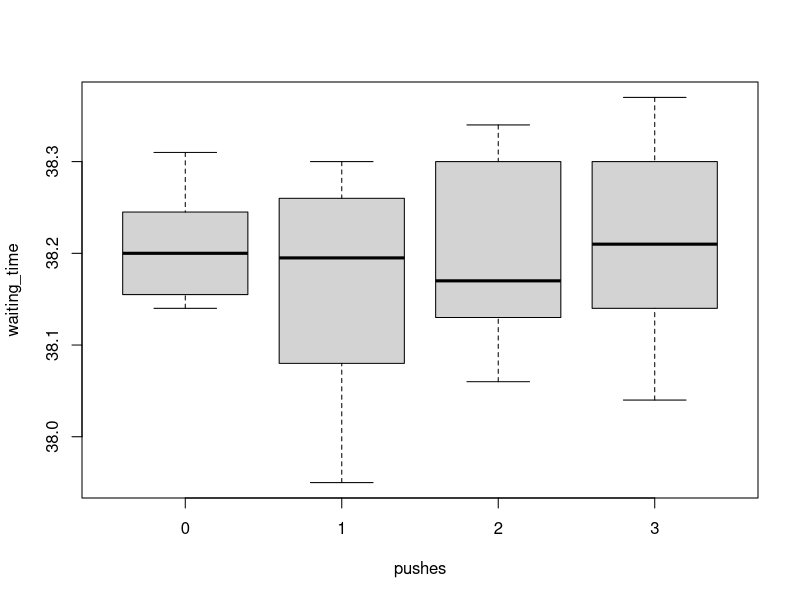

Here is the R script that generated this plot:
push_dat <- data.frame(
  pushes = c(
    rep(0, 7),
    rep(1, 10),
    rep(2, 10),
    rep(3, 5)
  ),
  waiting_time = c(
    38.14, 38.20, 38.31, 38.14, 38.29, 38.17, 38.20,
    38.28, 38.17, 38.08, 38.25, 38.18, 38.03, 37.95, 38.26, 38.30, 38.21,
    38.17, 38.13, 38.16, 38.30, 38.34, 38.34, 38.17, 38.18, 38.09, 38.06,
    38.14, 38.30, 38.21, 38.04, 38.37
  )
)
push_dat$pushes <- as.factor(push_dat$pushes)

# part a: ANOVA table
# ------------------------------------------------------------------------------
boxplot(waiting_time ~ pushes, data = push_dat)
anova(lm(waiting_time ~ pushes, data = push_dat))

# part c: mean waiting times + 95% CI
# ------------------------------------------------------------------------------
wait_times_aov <- aov(waiting_time ~ pushes, data = push_dat)
tmp <- model.tables(wait_times_aov, type = "means")
pushes_tab <- data.frame(names(tmp$tables[[2]]), c(tmp$tables[[2]]), tmp$n[[1]])
colnames(pushes_tab) <- c(names(tmp$tables[2]), "means", "ni")
rownames(pushes_tab) <- NULL

pushes_tab$var <- sum(wait_times_aov$res^2) /
  wait_times_aov$df.residual * 1 / pushes_tab$ni
pushes_tab$sd <- sqrt(pushes_tab$var)

pushes_tab$lower95 <- pushes_tab$means -
  qt(0.975, wait_times_aov$df.residual) * pushes_tab$sd
pushes_tab$upper95 <- pushes_tab$means +
  qt(0.975, wait_times_aov$df.residual) * pushes_tab$sd

###
model <- aov(waiting_time ~ pushes, data = push_dat)
summary(model)

mse <- summary(model)[[1]]["Residuals", "Mean Sq"]
df <- summary(model)[[1]]["Residuals", "Df"]

means <- sapply(push_dat$waiting_time, mean)
